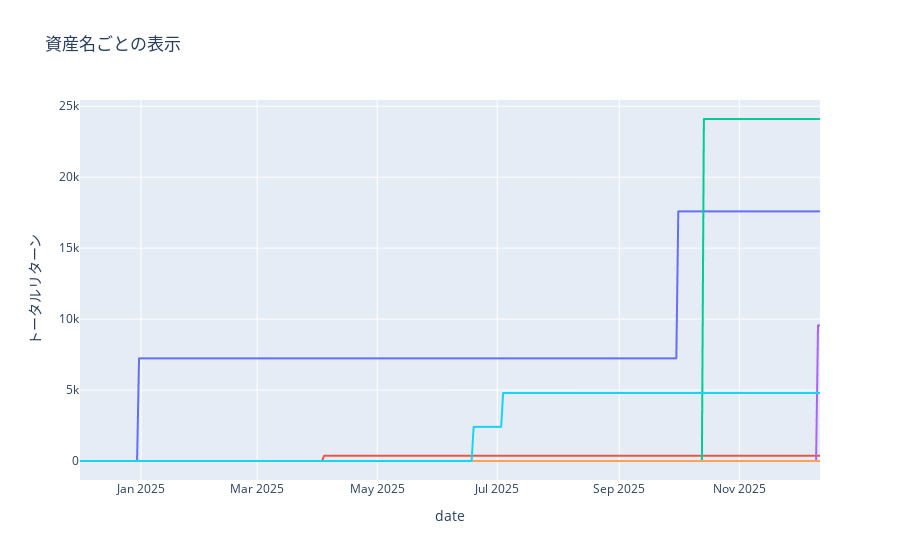

The cell this chart's notebook holds for it:
### Code cell
# 特定の資産サブタイプの資産名の表示
df = load_parquet(PATH_ASSET_PROFIT_DETAIL_TEST2)
output_type = "トータルリターン" #資産額、トータルリターン、含み損益、実現損益、取得価格

sub_type = "定期預金/仕組預金"
print(df["資産サブタイプ"].unique())
df = df[df["資産サブタイプ"] == sub_type]
df.head()

df = df.groupby(["date","資産名"])[output_type].sum().to_frame()
df.reset_index(inplace=True)
df.head()

fig = px.line(df, x="date", y=output_type, color="資産名", title="資産名ごとの表示")
fig.update_layout(legend_visible=False)
fig.show()

### Figure 1 — Plotly figure (JSON) as saved in the notebook; plotly's stock layout.template omitted (floating-point values rounded to 4 significant figures; data arrays with more than 128 entries replaced by an {"elided": "..."} marker saying what was removed)
{"data": [{"hovertemplate": "資産名=スタートアップ円定期預金(新生銀行)<br>date=%{x}<br>トータルリターン=%{y}<extra></extra>", "legendgroup": "スタートアップ円定期預金(新生銀行)", "line": {"color": "#636efa", "dash": "solid"}, "marker": {"symbol": "circle"}, "mode": "lines", "name": "スタートアップ円定期預金(新生銀行)", "showlegend": true, "type": "scattergl", "x": {"elided": "377 str values"}, "xaxis": "x", "y": {"elided": "377 float values"}, "yaxis": "y"}, {"hovertemplate": "資産名=スーパー定期(三井住友銀行)<br>date=%{x}<br>トータルリターン=%{y}<extra></extra>", "legendgroup": "スーパー定期(三井住友銀行)", "line": {"color": "#EF553B", "dash": "solid"}, "marker": {"symbol": "circle"}, "mode": "lines", "name": "スーパー定期(三井住友銀行)", "showlegend": true, "type": "scattergl", "x": {"elided": "377 str values"}, "xaxis": "x", "y": {"elided": "377 float values"}, "yaxis": "y"}, {"hovertemplate": "資産名=代表口座 - 円仕組(住信SBI)<br>date=%{x}<br>トータルリターン=%{y}<extra></extra>", "legendgroup": "代表口座 - 円仕組(住信SBI)", "line": {"color": "#00cc96", "dash": "solid"}, "marker": {"symbol": "circle"}, "mode": "lines", "name": "代表口座 - 円仕組(住信SBI)", "showlegend": true, "type": "scattergl", "x": {"elided": "377 str values"}, "xaxis": "x", "y": {"elided": "377 float values"}, "yaxis": "y"}, {"hovertemplate": "資産名=代表口座 - 円定期(住信SBI)<br>date=%{x}<br>トータルリターン=%{y}<extra></extra>", "legendgroup": "代表口座 - 円定期(住信SBI)", "line": {"color": "#ab63fa", "dash": "solid"}, "marker": {"symbol": "circle"}, "mode": "lines", "name": "代表口座 - 円定期(住信SBI)", "showlegend": true, "type": "scattergl", "x": {"elided": "377 str values"}, "xaxis": "x", "y": {"elided": "377 float values"}, "yaxis": "y"}, {"hovertemplate": "資産名=円定期預金(ソニー銀行)<br>date=%{x}<br>トータルリターン=%{y}<extra></extra>", "legendgroup": "円定期預金(ソニー銀行)", "line": {"color": "#FFA15A", "dash": "solid"}, "marker": {"symbol": "circle"}, "mode": "lines", "name": "円定期預金(ソニー銀行)", "showlegend": true, "type": "scattergl", "x": {"elided": "377 str values"}, "xaxis": "x", "y": {"elided": "377 float values"}, "yaxis": "y"}, {"hovertemplate": "資産名=円定期預金(新生銀行)<br>date=%{x}<br>トータルリターン=%{y}<extra></extra>", "legendgroup": "円定期預金(新生銀行)", "line": {"color": "#19d3f3", "dash": "solid"}, "marker": {"symbol": "circle"}, "mode": "lines", "name": "円定期預金(新生銀行)", "showlegend": true, "type": "scattergl", "x": {"elided": "377 str values"}, "xaxis": "x", "y": {"elided": "377 float values"}, "yaxis": "y"}], "layout": {"legend": {"title": {"text": "資産名"}, "tracegroupgap": 0, "visible": false}, "title": {"text": "資産名ごとの表示"}, "xaxis": {"anchor": "y", "domain": [0, 1], "title": {"text": "date"}}, "yaxis": {"anchor": "x", "domain": [0, 1], "title": {"text": "トータルリターン"}}}}
